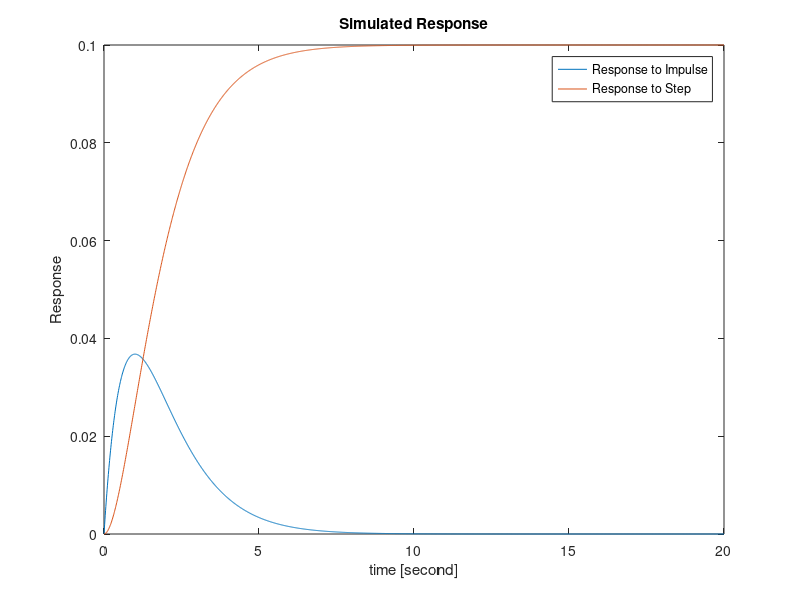

MATLAB code to generate this figure:
s=tf('s'); % define the s variable
sys = 1/(s^2+2*s+1); % define the transfer function
t = [0:0.01:20]; % define the simulation time
y1 = 0.1*impulse(sys, t); % simulate the system's response to an impulse with magnitude of 5
y2 = 0.1*step(sys, t);% simulate the system's response to a step with magnitude of 5
plot(t, y1); % plot the simulated resposne (output) with time
hold on
plot(t, y2)
xlabel('time [second]')
ylabel('Response')
title ('Simulated Response')
legend('Response to Impulse', 'Response to Step')
